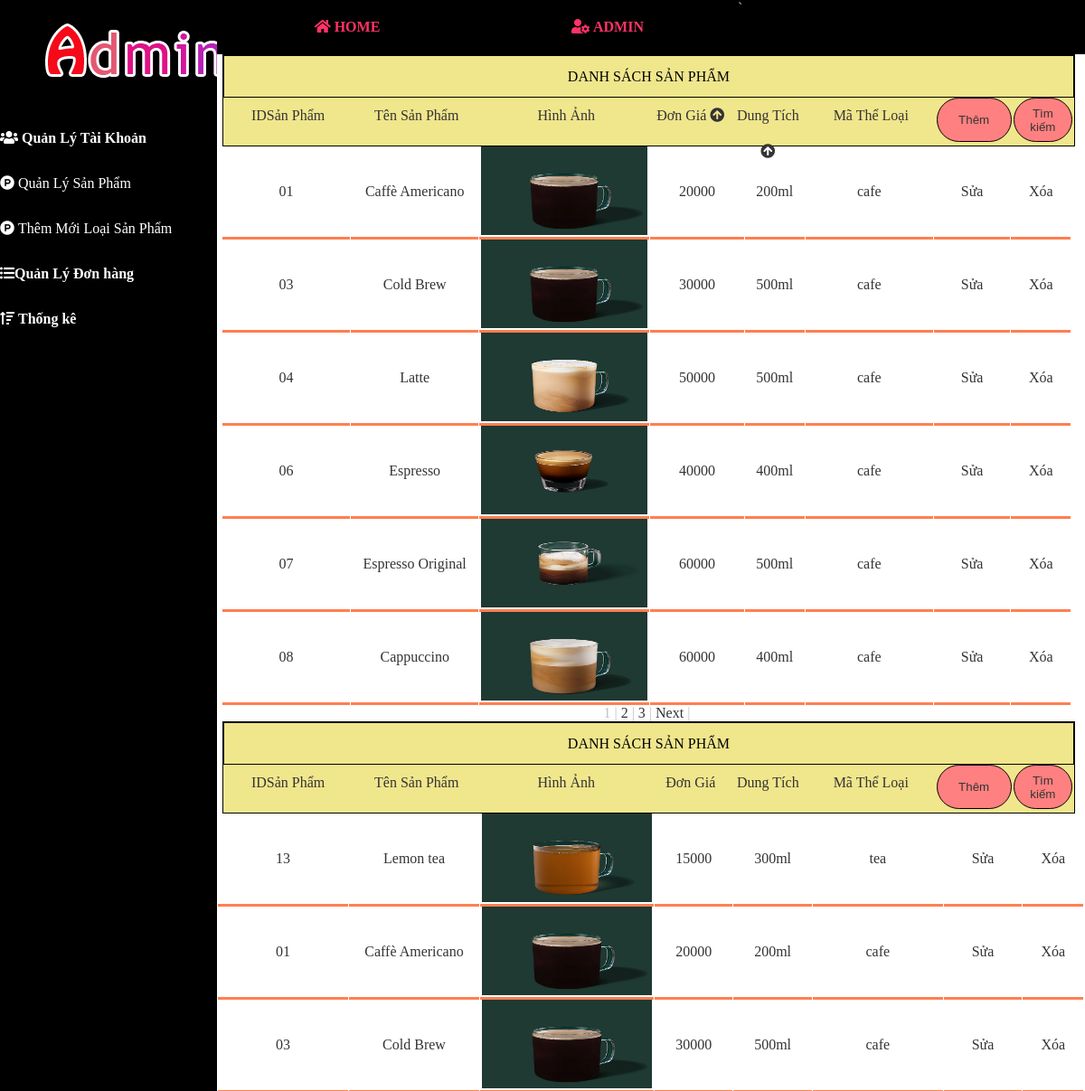
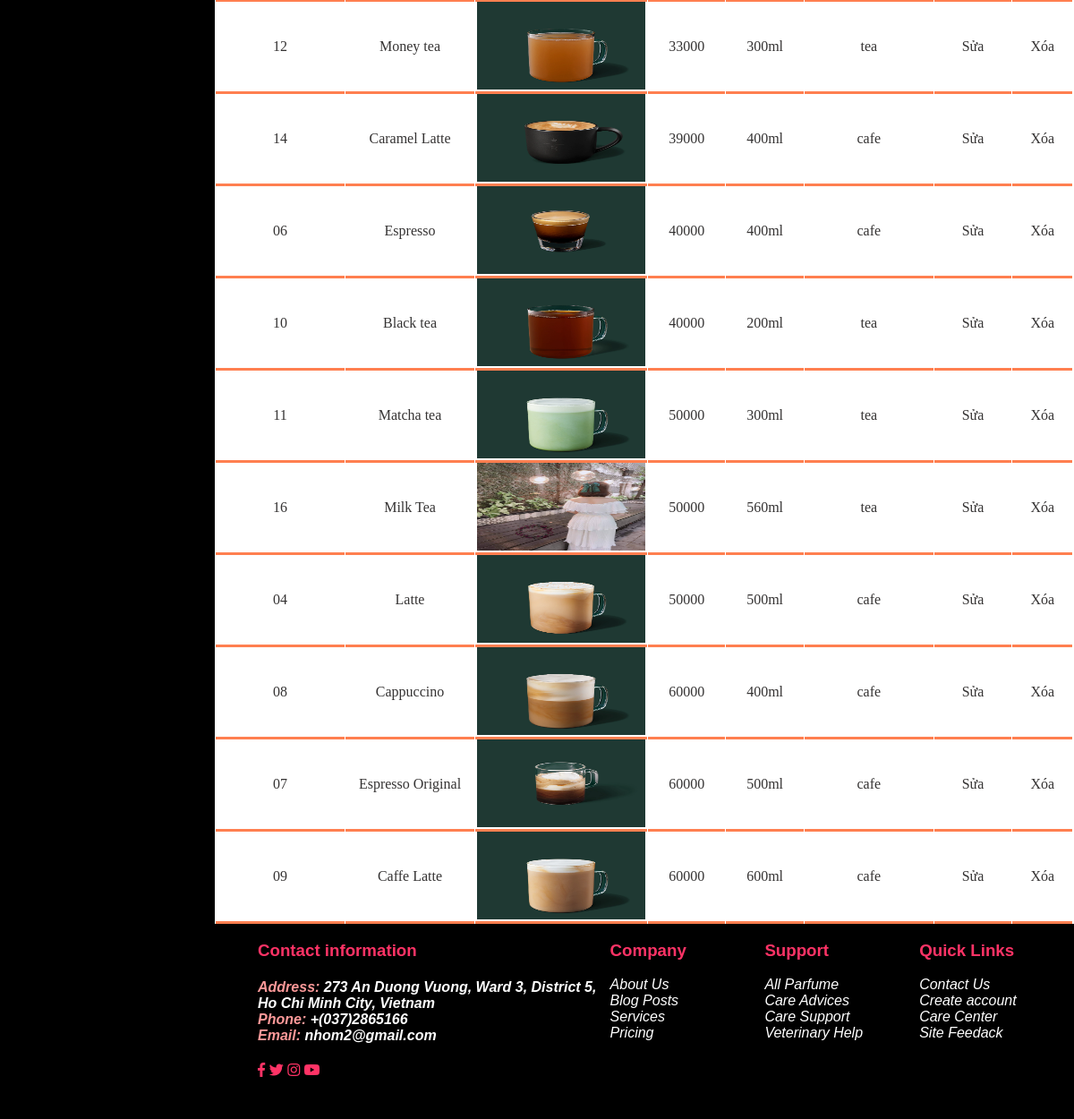
/nhom2/Admin/index.php?act=ttsp&sapxep=gia, run on the app's committed database (2 pictures, top to bottom).
### tables this page shows
CREATE TABLE `sanpham` (
  `masp` varchar(30) NOT NULL,
  `tensp` varchar(22) NOT NULL,
  `hinhanh` varchar(50) NOT NULL,
  `gia` double NOT NULL,
  `dungtich` varchar(22) NOT NULL,
  `matl` varchar(22) NOT NULL,
  `soluong` int(10) NOT NULL,
  `id` int(11) NOT NULL
);

### nhom2/Admin/product/sapxep.php (the view, shortened to what this page needs)
<?php
    $conn=mysqli_connect("localhost","root","","trasua");
    if($_GET['sapxep']=="gia")
        $sql= "SELECT * FROM `sanpham` WHERE 1 ORDER BY `sanpham`.`gia` ASC";
    else
        $sql="SELECT * FROM `sanpham` WHERE 1 ORDER BY `sanpham`.`dungtich` ASC";
    $result=mysqli_query($conn,$sql);
echo "<div class='table_dep'><div class='table1'>
<div style='height: 45px;text-align:center;line-height:45px;border: #000 1px solid;'>DANH SÁCH SẢN PHẨM</div>
<div class='table_dep3'style='height:50px;width:15%'>IDSản Phẩm</div>
<div class='table_dep3'style='height:50px;width:15%'>Tên Sản Phẩm </div>
<div class='table_dep3'style='height:50px;width:20%'>Hình Ảnh</div>
<div class='table_dep3'style='height:50px;width:9%'>Đơn Giá</div>
<div class='table_dep3'style='height:50px;width:9%'>Dung Tích</div>
<div class='table_dep3'style='height:50px;width:15%'>Mã Thể Loại</div>
<div class='table_dep3'style='height:50px;width:9%'><button> <a href='index.php?act=ttsp&nut=them'>Thêm</a></button></div>
<div class='table_dep3'style='height:50px;width:7%'><button><a href='index.php?act=ttsp&nut=tim'> Tìm kiếm</a></button></div></div>";
echo "</div>";
while ($row = mysqli_fetch_array($result)) {
    echo "<div class='table_dep4'style='height:100px;width:15%;border-bottom-style: solid;border-bottom-color: coral;'>".$row[0]."</div>";
    echo "<div class='table_dep4'style='height:100px;width:15%;border-bottom-style: solid;border-bottom-color: coral;'>".$row[1]."</div>";
    echo "<div class='table_dep4'style='height:100px;width:20%;border-bottom-style: solid;border-bottom-color: coral;'><img src='../".$row[2]."'style='width:98%; height:98%;' /></div>";
    echo "<div class='table_dep4'style='height:100px;width:9%;border-bottom-style: solid;border-bottom-color: coral;'>".$row[3]."</div>";
    echo "<div class='table_dep4'style='height:100px;width:9%;border-bottom-style: solid;border-bottom-color: coral;'>".$row[4]."</div>";
    echo "<div class='table_dep4'style='height:100px;width:15%;border-bottom-style: solid;border-bottom-color: coral;'>".$row[5]."</div>";
    echo "<div class='table_dep4'style='height:100px;width:9%;border-bottom-style: solid;border-bottom-color: coral;'><a href='index.php?act=ttsp&sua=".$row[0]."'> Sửa</a></div>";
    echo "<div class='table_dep4'style='height:100px;width:7%;border-bottom-style: solid;border-bottom-color: coral;'><a href='index.php?act=ttsp&xoa=".$row[0]."'onclick='return confirmDelete(this);'> Xóa</a></div>";
}
?>

### nhom2/Admin/product/phantrang.php (shortened to what this page needs)
<?php
        $conn=mysqli_connect("localhost","root","","trasua");
        mysqli_query($conn,"SET NAMES,'utf8'");
        $current_page = isset($_GET['page']) ? $_GET['page'] : 1;
        $limit = 6;
        $start = ($current_page - 1) * $limit;
        $result = mysqli_query($conn, "SELECT * FROM sanpham  LIMIT $start, $limit");
        ?>
<div>
    <?php
            while ($row = mysqli_fetch_array($result)) {
                echo "<div class='table_dep4'style='height:100px;width:15%;border-bottom-style: solid;border-bottom-color: coral;'>".$row[0]."</div>";
                echo "<div class='table_dep4'style='height:100px;width:15%;border-bottom-style: solid;border-bottom-color: coral;'>".$row[1]."</div>";
                echo "<div class='table_dep4'style='height:100px;width:20%;border-bottom-style: solid;border-bottom-color: coral;'><img src='../".$row[2]."'style='width:98%; height:98%;' /></div>";
                echo "<div class='table_dep4'style='height:100px;width:11%;border-bottom-style: solid;border-bottom-color: coral;'>".$row[3]."</div>";
                echo "<div class='table_dep4'style='height:100px;width:7%;border-bottom-style: solid;border-bottom-color: coral;'>".$row[4]."</div>";
                echo "<div class='table_dep4'style='height:100px;width:15%;border-bottom-style: solid;border-bottom-color: coral;'>".$row[5]."</div>";
                echo "<div class='table_dep4'style='height:100px;width:9%;border-bottom-style: solid;border-bottom-color: coral;'><a href='index.php?act=ttsp&sua=".$row[0]."'> Sửa</a></div>";
                echo "<div class='table_dep4'style='height:100px;width:7%;border-bottom-style: solid;border-bottom-color: coral;'><a href='index.php?act=ttsp&xoa=".$row[0]."'onclick='return confirmDelete(this);'> Xóa</a></div>";
             }
            ?>
</div>

### nhom2/Admin/indexcss.css (style rules this page uses)
.table_dep { width: 98%; margin-left: 5px; border: #000 2 solid; }
.table1 { width: 100%; height: 100px; margin-left: 1px; background-color: khaki; color: #000; border: #000 1px solid; }
.table_dep3 { float: left; color:rgb(53, 51, 51); text-align: center; line-height:40px; margin-left: 1px; }
.table_dep4 { float: left; color:rgb(53, 51, 51); line-height:100px; text-align: center; margin-left: 1px; }
.table_dep3 button { width:98%; background:#FF8080; height: 98%; border:solid 1px #000; color:#000; border-radius: 40px; }
a { text-decoration: none; color:rgb(53, 51, 51); }

### data on the page
sanpham: masp "01", tensp "Caffè Americano", hinhanh (picture), gia "20000", dungtich "200ml", matl "cafe"
sanpham: masp "03", tensp "Cold Brew", hinhanh (picture), gia "30000", dungtich "500ml", matl "cafe"
sanpham: masp "04", tensp "Latte", hinhanh (picture), gia "50000", dungtich "500ml", matl "cafe"
sanpham: masp "06", tensp "Espresso", hinhanh (picture), gia "40000", dungtich "400ml", matl "cafe"
sanpham: masp "07", tensp "Espresso Original", hinhanh (picture), gia "60000", dungtich "500ml", matl "cafe"
sanpham: masp "08", tensp "Cappuccino", hinhanh (picture), gia "60000", dungtich "400ml", matl "cafe"
sanpham: masp "13", tensp "Lemon tea", hinhanh (picture), gia "15000", dungtich "300ml", matl "tea"
sanpham: masp "12", tensp "Money tea", hinhanh (picture), gia "33000", dungtich "300ml", matl "tea"
sanpham: masp "14", tensp "Caramel Latte", hinhanh (picture), gia "39000", dungtich "400ml", matl "cafe"
sanpham: masp "10", tensp "Black tea", hinhanh (picture), gia "40000", dungtich "200ml", matl "tea"
sanpham: masp "11", tensp "Matcha tea", hinhanh (picture), gia "50000", dungtich "300ml", matl "tea"
sanpham: masp "16", tensp "Milk Tea", hinhanh (picture), gia "50000", dungtich "560ml", matl "tea"
sanpham: masp "09", tensp "Caffe Latte", hinhanh (picture), gia "60000", dungtich "600ml", matl "cafe"
